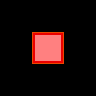

This game map was drawn from its Tiled (.tmx) file and the tilesets committed beside it. A one-line description and the full map source follow:
An orthogonal 3x3 tile map with 32x32 px tiles, 3 tile layers (regions, input_wall_collision, output_walkable_tiles), 2 tilesets.

<map version="1.9" tiledversion="1.9.0" orientation="orthogonal" renderorder="right-down" width="3" height="3" tilewidth="32" tileheight="32" infinite="0" nextlayerid="4" nextobjectid="1">
 <tileset firstgid="1" source="../../Tilesets/forest-tiles.tsx" />
 <tileset firstgid="65" source="../../Tilesets/wall-collisions.tsx" />
 <layer id="1" name="regions" width="3" height="3">
  <data encoding="csv">
0,0,0,
0,57,0,
0,0,0
</data>
 </layer>
 <layer id="2" name="input_wall_collision" width="3" height="3">
  <data encoding="csv">
0,0,0,
0,66,0,
0,0,0
</data>
 </layer>
 <layer id="3" name="output_walkable_tiles" width="3" height="3">
  <data encoding="csv">
0,0,0,
0,57,0,
0,0,0
</data>
 </layer>
</map>
